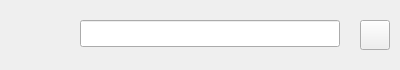
<?xml version="1.0" encoding="UTF-8"?>
<ui version="4.0">
 <class>NotifySend</class>
 <widget class="QWidget" name="NotifySend">
  <property name="geometry">
   <rect>
    <x>0</x>
    <y>0</y>
    <width>400</width>
    <height>70</height>
   </rect>
  </property>
  <property name="windowTitle">
   <string>Form</string>
  </property>
  <widget class="QLabel" name="lbColor">
   <property name="geometry">
    <rect>
     <x>0</x>
     <y>0</y>
     <width>60</width>
     <height>70</height>
    </rect>
   </property>
   <property name="text">
    <string/>
   </property>
  </widget>
  <widget class="QPushButton" name="btnClose">
   <property name="geometry">
    <rect>
     <x>360</x>
     <y>20</y>
     <width>30</width>
     <height>30</height>
    </rect>
   </property>
   <property name="text">
    <string/>
   </property>
  </widget>
  <widget class="QLineEdit" name="leText">
   <property name="geometry">
    <rect>
     <x>80</x>
     <y>20</y>
     <width>260</width>
     <height>27</height>
    </rect>
   </property>
  </widget>
  <widget class="QWidget" name="backwidget" native="true">
   <property name="geometry">
    <rect>
     <x>0</x>
     <y>0</y>
     <width>400</width>
     <height>70</height>
    </rect>
   </property>
  </widget>
  <zorder>backwidget</zorder>
  <zorder>lbColor</zorder>
  <zorder>btnClose</zorder>
  <zorder>leText</zorder>
 </widget>
 <resources/>
 <connections/>
</ui>
